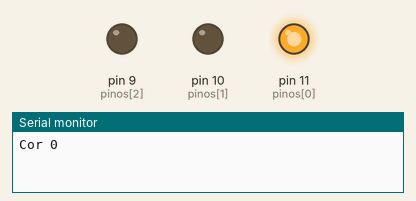
Bench run of a sketch on a simulated Arduino Uno, built with avr-gcc and run on an emulated ATmega328P. On the bench: output pins drawn as LEDs (lit = HIGH), the last lines printed to the serial monitor.

Above: at 0.05 s.
At 2.0 s:
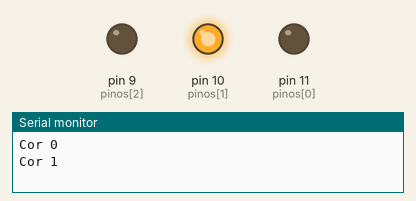
At 3.0 s:
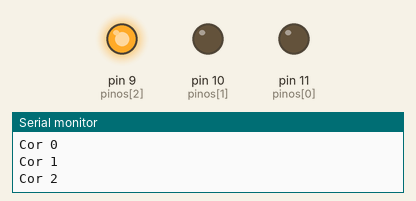
At 4.0 s:
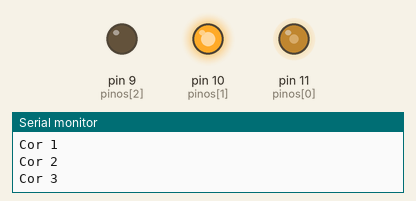
At 6.0 s:
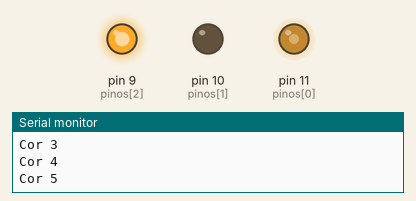
At 8.0 s:
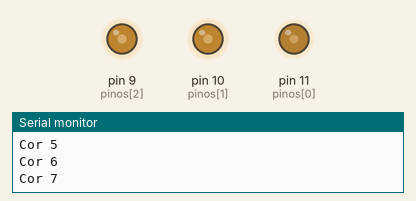
Timing chart, 0 to 10.4 s (numbered marks = the images above):
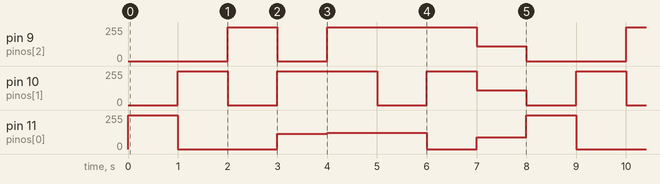

The sketch:

vetor.ino
```cpp
int pinos[] = {11, 10, 9}; // R, G, B
int matriz[8][8] {
  {255, 0, 0},     // red
  {0, 255, 0},     // green
  {0, 0, 255},     // blue
  {115, 255, 0},   // yellow
  {122, 255, 255}, // white
  {122, 0, 255},   // purple
  {0, 255, 255},   // cyan
  {90, 110, 110}  // gray
};

void setup() {
  for (int i = 0; i < 3; i++) { // só 3 pinos
    pinMode(pinos[i], OUTPUT);
  }
  Serial.begin(9600);
}

void loop() {
  for (int i = 0; i < 8; i++) { // percorre as 8 cores
    for (int c = 0; c < 3; c++) { // só 3 valores RGB
      analogWrite(pinos[c], matriz[i][c]);
    }
    Serial.print("Cor ");
    Serial.println(i);
    delay(1000); // espera 1 segundo
  }
}
```

Measured:
- by itself, pin 9 (pinos[2]): repeats every 8.0 s: 0/255 1.0 s, 255/255 3.0 s, 110/255 1.0 s, 0/255 2.0 s, 255/255 1.0 s
- by itself, pin 10 (pinos[1]): repeats every 8.0 s: 0/255 1.0 s, 255/255 2.0 s, 0/255 1.0 s, 255/255 1.0 s, 110/255 1.0 s, 0/255 1.0 s, 255/255 1.0 s
- by itself, pin 11 (pinos[0]): repeats every 8.0 s: 0/255 2.0 s, 115/255 1.0 s, 122/255 2.0 s, 0/255 1.0 s, 90/255 1.0 s, 255/255 1.0 s
